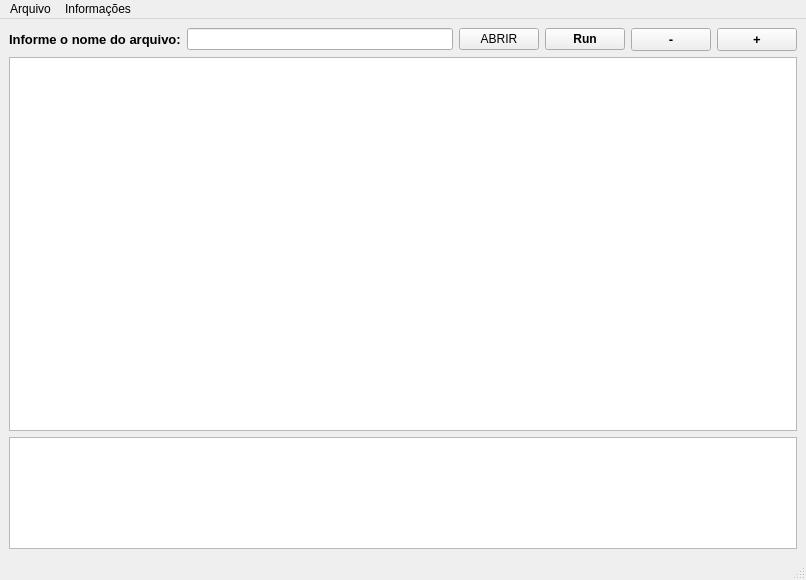
<?xml version="1.0" encoding="UTF-8"?>
<ui version="4.0">
 <class>MainWindow</class>
 <widget class="QMainWindow" name="MainWindow">
  <property name="windowModality">
   <enum>Qt::WindowModal</enum>
  </property>
  <property name="enabled">
   <bool>true</bool>
  </property>
  <property name="geometry">
   <rect>
    <x>0</x>
    <y>0</y>
    <width>806</width>
    <height>580</height>
   </rect>
  </property>
  <property name="sizePolicy">
   <sizepolicy hsizetype="Fixed" vsizetype="Fixed">
    <horstretch>0</horstretch>
    <verstretch>0</verstretch>
   </sizepolicy>
  </property>
  <property name="windowTitle">
   <string>Trabalho de Compiladores</string>
  </property>
  <property name="windowIcon">
   <iconset>
    <normaloff>ufms.png</normaloff>ufms.png</iconset>
  </property>
  <property name="styleSheet">
   <string notr="true">background: (181, 181, 181);</string>
  </property>
  <widget class="QWidget" name="centralwidget">
   <layout class="QGridLayout" name="gridLayout">
    <item row="0" column="4">
     <layout class="QHBoxLayout" name="horizontalLayout_3">
      <item alignment="Qt::AlignLeft">
       <widget class="QPushButton" name="botao_zoomdown">
        <property name="font">
         <font>
          <pointsize>10</pointsize>
          <weight>75</weight>
          <bold>true</bold>
         </font>
        </property>
        <property name="text">
         <string>-</string>
        </property>
       </widget>
      </item>
      <item alignment="Qt::AlignLeft">
       <widget class="QPushButton" name="botao_zoomup">
        <property name="font">
         <font>
          <pointsize>10</pointsize>
          <weight>75</weight>
          <bold>true</bold>
         </font>
        </property>
        <property name="text">
         <string>+</string>
        </property>
       </widget>
      </item>
     </layout>
    </item>
    <item row="1" column="0" colspan="5">
     <widget class="CodeEditor" name="campotexto_arquivo">
      <property name="sizePolicy">
       <sizepolicy hsizetype="Preferred" vsizetype="Preferred">
        <horstretch>0</horstretch>
        <verstretch>10</verstretch>
       </sizepolicy>
      </property>
      <property name="font">
       <font>
        <pointsize>14</pointsize>
       </font>
      </property>
      <property name="styleSheet">
       <string notr="true"/>
      </property>
      <property name="midLineWidth">
       <number>0</number>
      </property>
      <property name="overwriteMode">
       <bool>false</bool>
      </property>
     </widget>
    </item>
    <item row="0" column="1">
     <widget class="QLineEdit" name="lineEdit"/>
    </item>
    <item row="0" column="3">
     <widget class="QPushButton" name="botao_Run">
      <property name="font">
       <font>
        <weight>75</weight>
        <bold>true</bold>
       </font>
      </property>
      <property name="text">
       <string>Run</string>
      </property>
     </widget>
    </item>
    <item row="2" column="0" colspan="5">
     <widget class="QTextEdit" name="campo_terminal">
      <property name="sizePolicy">
       <sizepolicy hsizetype="Preferred" vsizetype="Preferred">
        <horstretch>0</horstretch>
        <verstretch>3</verstretch>
       </sizepolicy>
      </property>
      <property name="font">
       <font>
        <pointsize>14</pointsize>
        <weight>50</weight>
        <bold>false</bold>
       </font>
      </property>
      <property name="readOnly">
       <bool>true</bool>
      </property>
      <property name="html">
       <string>&lt;!DOCTYPE HTML PUBLIC &quot;-//W3C//DTD HTML 4.0//EN&quot; &quot;http://www.w3.org/TR/REC-html40/strict.dtd&quot;&gt;
&lt;html&gt;&lt;head&gt;&lt;meta name=&quot;qrichtext&quot; content=&quot;1&quot; /&gt;&lt;style type=&quot;text/css&quot;&gt;
p, li { white-space: pre-wrap; }
&lt;/style&gt;&lt;/head&gt;&lt;body style=&quot; font-family:'MS Shell Dlg 2'; font-size:14pt; font-weight:400; font-style:normal;&quot;&gt;
&lt;p style=&quot; margin-top:0px; margin-bottom:0px; margin-left:0px; margin-right:0px; -qt-block-indent:0; text-indent:0px;&quot;&gt;&lt;br /&gt;&lt;/p&gt;&lt;/body&gt;&lt;/html&gt;</string>
      </property>
     </widget>
    </item>
    <item row="0" column="2">
     <widget class="QPushButton" name="botao_abrirarquivo">
      <property name="font">
       <font>
        <pointsize>9</pointsize>
       </font>
      </property>
      <property name="text">
       <string>ABRIR</string>
      </property>
     </widget>
    </item>
    <item row="0" column="0">
     <widget class="QLabel" name="label">
      <property name="font">
       <font>
        <pointsize>10</pointsize>
        <weight>75</weight>
        <bold>true</bold>
       </font>
      </property>
      <property name="text">
       <string>Informe o nome do arquivo:</string>
      </property>
     </widget>
    </item>
   </layout>
  </widget>
  <widget class="QStatusBar" name="statusbar"/>
  <widget class="QMenuBar" name="menuBar">
   <property name="geometry">
    <rect>
     <x>0</x>
     <y>0</y>
     <width>806</width>
     <height>21</height>
    </rect>
   </property>
   <widget class="QMenu" name="menuArquivo">
    <property name="title">
     <string>Arquivo</string>
    </property>
    <addaction name="action_Abrir"/>
    <addaction name="action_Salvar"/>
    <addaction name="action_SalvarComo"/>
    <addaction name="action_Sair"/>
   </widget>
   <widget class="QMenu" name="menuAnalisadores">
    <property name="title">
     <string>Informações</string>
    </property>
    <addaction name="Open_Lexico"/>
    <addaction name="Open_Sintatico"/>
    <addaction name="Open_Semantico"/>
    <addaction name="Open_Tabela"/>
   </widget>
   <addaction name="menuArquivo"/>
   <addaction name="menuAnalisadores"/>
  </widget>
  <action name="actionNew_file">
   <property name="text">
    <string>New file</string>
   </property>
  </action>
  <action name="actionOpen">
   <property name="text">
    <string>Open</string>
   </property>
  </action>
  <action name="actionExit">
   <property name="text">
    <string>Exit</string>
   </property>
  </action>
  <action name="actionNovo_Arquivo">
   <property name="text">
    <string>Novo Arquivo</string>
   </property>
  </action>
  <action name="actionAbrir_Arquivo">
   <property name="text">
    <string>Abrir Arquivo</string>
   </property>
  </action>
  <action name="actionFechar">
   <property name="text">
    <string>Sair</string>
   </property>
  </action>
  <action name="action_Sair">
   <property name="text">
    <string>&amp;Sair</string>
   </property>
  </action>
  <action name="action_Abrir">
   <property name="text">
    <string>&amp;Abrir</string>
   </property>
   <property name="shortcut">
    <string>Ctrl+N</string>
   </property>
  </action>
  <action name="Open_Lexico">
   <property name="text">
    <string>Tokens</string>
   </property>
  </action>
  <action name="Open_Sintatico">
   <property name="text">
    <string>Árvore Sintática</string>
   </property>
  </action>
  <action name="Open_Semantico">
   <property name="text">
    <string>Árvore Anotada</string>
   </property>
  </action>
  <action name="Open_Tabela">
   <property name="text">
    <string>Tabela de Símbolos</string>
   </property>
  </action>
  <action name="action_SalvarComo">
   <property name="text">
    <string>Salvar como</string>
   </property>
   <property name="shortcut">
    <string>Ctrl+Shift+S</string>
   </property>
  </action>
  <action name="action_Salvar">
   <property name="text">
    <string>Salvar</string>
   </property>
   <property name="shortcut">
    <string>Ctrl+S</string>
   </property>
  </action>
 </widget>
 <customwidgets>
  <customwidget>
   <class>CodeEditor</class>
   <extends>QPlainTextEdit</extends>
   <header>codeeditor.h</header>
  </customwidget>
 </customwidgets>
 <resources/>
 <connections/>
</ui>
